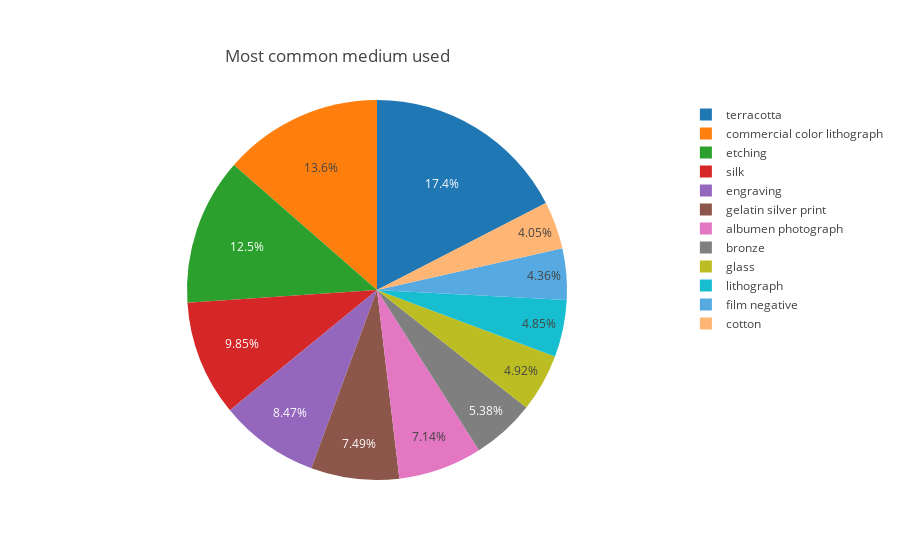

Write notebook code for a chart like this one.
### Markdown cell above
## Which medium was used the most?

### Code cell
medium = value_count('Medium')
piechart(medium,'Medium','Most common medium used',5000)

### Figure 1 — Plotly figure (JSON) as saved in the notebook; plotly's stock layout.template omitted (floating-point values rounded to 4 significant figures)
{"data": [{"labels": ["terracotta", "commercial color lithograph", "etching", "silk", "engraving", "gelatin silver print", "albumen photograph", "bronze", "glass", "lithograph", "film negative", "cotton"], "type": "pie", "uid": "b458a4a0-e4c0-4588-bb43-553f8424636c", "values": [23561, 18346, 16884, 13321, 11452, 10131, 9653, 7268, 6653, 6554, 5894, 5471]}], "layout": {"title": {"text": "Most common medium used", "xanchor": "right", "yanchor": "top"}}}
